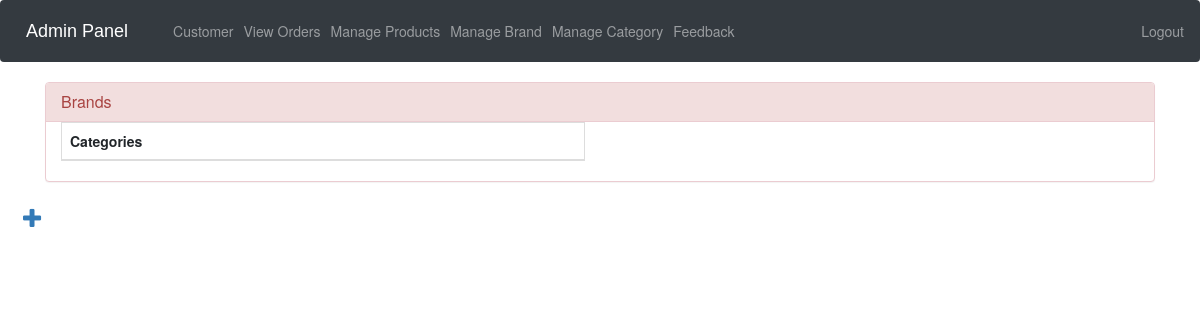
Page /admin-categories (signed in) on the earlier database version.
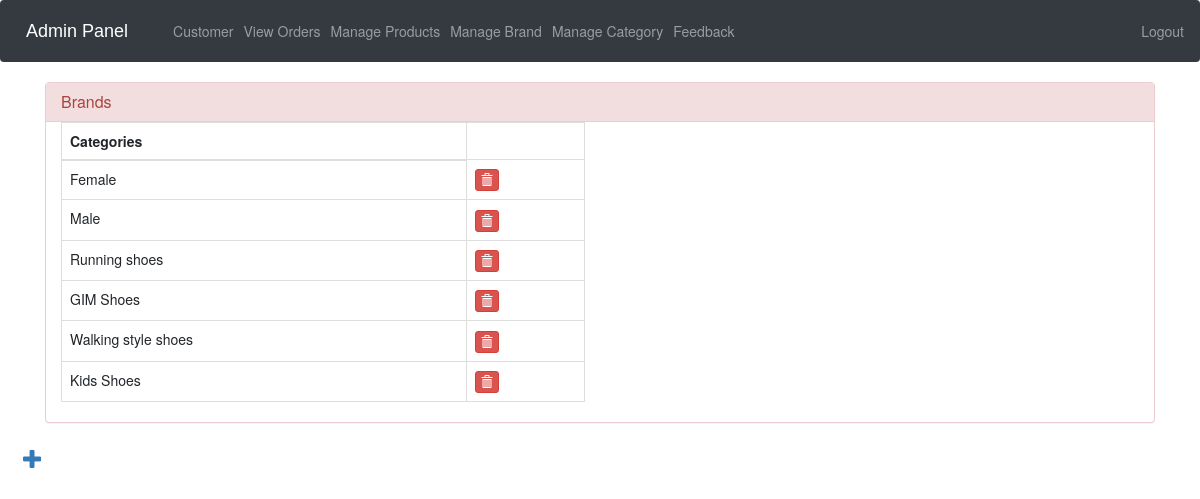
Same page on the later database version.
### shoeshop/models.py (models this page shows, shortened)
class Category(models.Model):
    category = models.CharField(max_length=100)

### shoeshop/views.py (the view)
# urls.py: path('admin-categories', views.admin_category_view,name='admin-categories'),
@login_required(login_url='adminlogin')
def admin_category_view(request):
    category=models.Category.objects.all()
    return render(request,'shoeshop/admin_category.html',{'category':category})

### templates/shoeshop/admin_category.html (shortened to what this page needs)
{% extends 'shoeshop/admin_base.html' %}
{% load static %}
{% block content %}
<head>
  <link href="//netdna.bootstrapcdn.com/bootstrap/3.0.0/css/bootstrap.min.css" rel="stylesheet" id="bootstrap-css">
  <link rel="stylesheet" href="/static/admin_add_products.css">
</head>
<div class="container">
  <div class="panel panel-danger">
    <div class="panel-heading">
      <h6 class="panel-title">Brands</h6>
    </div>
    <div class="ro">
      <div class="col-6">
    <table class="table table-hover table-bordered" id="dev-table">
      <thead>
        <tr>
          <th>Categories</th>
        </tr>
      </thead>
      {% for c in category %}
      {% if c %}
      <tr>
        <td> {{ c.category }}</td>
        <td>
          <a class="btn btn-danger btn-xs" href=""><span class="glyphicon glyphicon-trash"></span></a>
        </td>
      </tr>
      {%else%}
      <br><br><br>
      <h1>No Category still!!</h1>
      {% endif %}
      {% endfor %}
    </table>
  </div>
</div>
</div>
</div>
<a href="/admin-add-category" class="float">
<i class="fa fa-plus my-float"></i>
</a>
{% endblock content %}

Differences in the rows shown:
added Category: category "Female"
added Category: category "Male"
added Category: category "Running shoes"
added Category: category "GIM Shoes"
added Category: category "Walking style shoes"
added Category: category "Kids Shoes"
